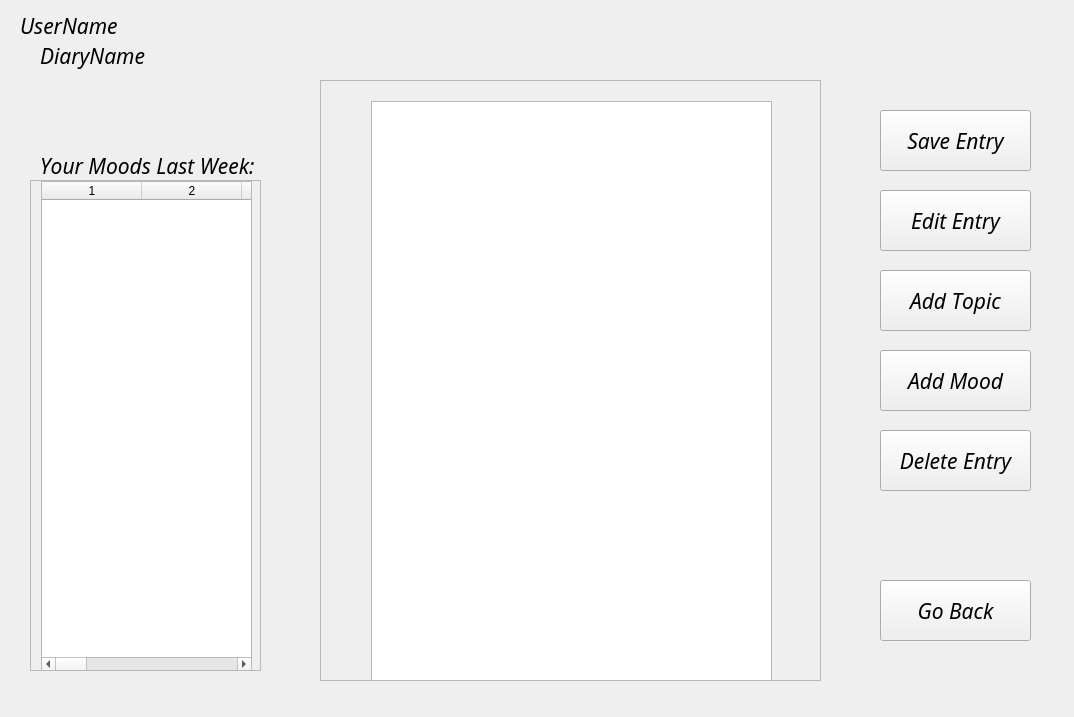
<?xml version="1.0" encoding="UTF-8"?>
<ui version="4.0">
 <class>EntryView</class>
 <widget class="QWidget" name="EntryView">
  <property name="enabled">
   <bool>true</bool>
  </property>
  <property name="geometry">
   <rect>
    <x>0</x>
    <y>0</y>
    <width>1074</width>
    <height>717</height>
   </rect>
  </property>
  <property name="font">
   <font>
    <family>aakar</family>
    <pointsize>16</pointsize>
    <italic>true</italic>
    <kerning>false</kerning>
   </font>
  </property>
  <property name="windowTitle">
   <string>Form</string>
  </property>
  <widget class="QScrollArea" name="scrollArea">
   <property name="geometry">
    <rect>
     <x>320</x>
     <y>80</y>
     <width>501</width>
     <height>601</height>
    </rect>
   </property>
   <property name="styleSheet">
    <string notr="true">background-image:url(:/Images/Images/page.jpg);
background-repeat: repeat-y;</string>
   </property>
   <property name="widgetResizable">
    <bool>true</bool>
   </property>
   <widget class="QWidget" name="scrollAreaWidgetContents">
    <property name="geometry">
     <rect>
      <x>0</x>
      <y>0</y>
      <width>499</width>
      <height>599</height>
     </rect>
    </property>
    <widget class="QTextEdit" name="entryEdit">
     <property name="geometry">
      <rect>
       <x>50</x>
       <y>20</y>
       <width>401</width>
       <height>581</height>
      </rect>
     </property>
     <property name="font">
      <font>
       <family>aakar</family>
       <pointsize>16</pointsize>
       <italic>true</italic>
       <kerning>false</kerning>
      </font>
     </property>
     <property name="autoFillBackground">
      <bool>false</bool>
     </property>
     <property name="styleSheet">
      <string notr="true">background-position:center;
</string>
     </property>
    </widget>
   </widget>
  </widget>
  <widget class="QScrollArea" name="scrollArea_2">
   <property name="geometry">
    <rect>
     <x>30</x>
     <y>180</y>
     <width>231</width>
     <height>491</height>
    </rect>
   </property>
   <property name="widgetResizable">
    <bool>true</bool>
   </property>
   <widget class="QWidget" name="scrollAreaWidgetContents_2">
    <property name="geometry">
     <rect>
      <x>0</x>
      <y>0</y>
      <width>229</width>
      <height>489</height>
     </rect>
    </property>
    <widget class="QTableWidget" name="moodTableWidget">
     <property name="geometry">
      <rect>
       <x>10</x>
       <y>0</y>
       <width>211</width>
       <height>491</height>
      </rect>
     </property>
     <property name="columnCount">
      <number>12</number>
     </property>
     <column/>
     <column/>
     <column/>
     <column/>
     <column/>
     <column/>
     <column/>
     <column/>
     <column/>
     <column/>
     <column/>
     <column/>
    </widget>
   </widget>
  </widget>
  <widget class="QLabel" name="label">
   <property name="geometry">
    <rect>
     <x>40</x>
     <y>150</y>
     <width>241</width>
     <height>31</height>
    </rect>
   </property>
   <property name="text">
    <string>Your Moods Last Week:</string>
   </property>
  </widget>
  <widget class="QLabel" name="userNameLabel">
   <property name="geometry">
    <rect>
     <x>20</x>
     <y>10</y>
     <width>111</width>
     <height>31</height>
    </rect>
   </property>
   <property name="text">
    <string>UserName</string>
   </property>
  </widget>
  <widget class="QLabel" name="diaryNameLabel">
   <property name="geometry">
    <rect>
     <x>40</x>
     <y>40</y>
     <width>111</width>
     <height>31</height>
    </rect>
   </property>
   <property name="text">
    <string>DiaryName</string>
   </property>
  </widget>
  <widget class="QPushButton" name="saveEntryButton">
   <property name="geometry">
    <rect>
     <x>880</x>
     <y>110</y>
     <width>151</width>
     <height>61</height>
    </rect>
   </property>
   <property name="text">
    <string>Save Entry</string>
   </property>
  </widget>
  <widget class="QPushButton" name="editEntryButton">
   <property name="geometry">
    <rect>
     <x>880</x>
     <y>190</y>
     <width>151</width>
     <height>61</height>
    </rect>
   </property>
   <property name="text">
    <string>Edit Entry</string>
   </property>
  </widget>
  <widget class="QPushButton" name="addTopicButton">
   <property name="geometry">
    <rect>
     <x>880</x>
     <y>270</y>
     <width>151</width>
     <height>61</height>
    </rect>
   </property>
   <property name="text">
    <string>Add Topic</string>
   </property>
  </widget>
  <widget class="QPushButton" name="addMoodButton">
   <property name="geometry">
    <rect>
     <x>880</x>
     <y>350</y>
     <width>151</width>
     <height>61</height>
    </rect>
   </property>
   <property name="text">
    <string>Add Mood</string>
   </property>
  </widget>
  <widget class="QPushButton" name="deleteEntryButton">
   <property name="geometry">
    <rect>
     <x>880</x>
     <y>430</y>
     <width>151</width>
     <height>61</height>
    </rect>
   </property>
   <property name="text">
    <string>Delete Entry</string>
   </property>
  </widget>
  <widget class="QPushButton" name="goBackButton">
   <property name="geometry">
    <rect>
     <x>880</x>
     <y>580</y>
     <width>151</width>
     <height>61</height>
    </rect>
   </property>
   <property name="text">
    <string>Go Back</string>
   </property>
  </widget>
 </widget>
 <resources/>
 <connections/>
</ui>
